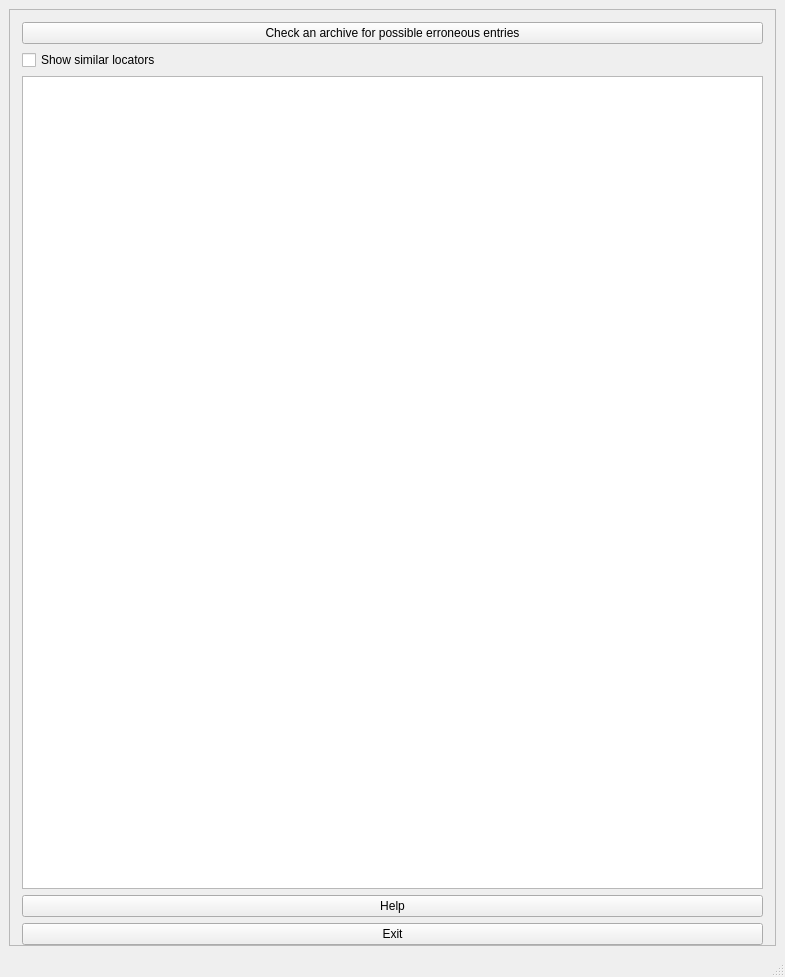
<?xml version="1.0" encoding="UTF-8"?>
<ui version="4.0">
 <class>MainWindow</class>
 <widget class="QMainWindow" name="MainWindow">
  <property name="geometry">
   <rect>
    <x>0</x>
    <y>0</y>
    <width>785</width>
    <height>977</height>
   </rect>
  </property>
  <property name="windowTitle">
   <string>Archive Checker 3.0</string>
  </property>
  <widget class="QWidget" name="centralwidget">
   <layout class="QVBoxLayout" name="verticalLayout">
    <item>
     <widget class="QFrame" name="frame">
      <property name="frameShape">
       <enum>QFrame::StyledPanel</enum>
      </property>
      <property name="frameShadow">
       <enum>QFrame::Raised</enum>
      </property>
      <layout class="QVBoxLayout" name="verticalLayout_2">
       <property name="leftMargin">
        <number>12</number>
       </property>
       <property name="topMargin">
        <number>12</number>
       </property>
       <property name="rightMargin">
        <number>12</number>
       </property>
       <property name="bottomMargin">
        <number>0</number>
       </property>
       <item>
        <widget class="QPushButton" name="pushButtonCheck">
         <property name="text">
          <string>Check an archive for possible erroneous entries</string>
         </property>
         <property name="autoDefault">
          <bool>true</bool>
         </property>
        </widget>
       </item>
       <item>
        <widget class="QCheckBox" name="checkBoxSimilarLocators">
         <property name="text">
          <string>Show similar locators</string>
         </property>
        </widget>
       </item>
       <item>
        <widget class="QTextEdit" name="textEdit"/>
       </item>
       <item>
        <widget class="QPushButton" name="pushButtonHelp">
         <property name="text">
          <string>Help</string>
         </property>
        </widget>
       </item>
       <item>
        <widget class="QPushButton" name="pushButtonExit">
         <property name="text">
          <string>Exit</string>
         </property>
        </widget>
       </item>
      </layout>
     </widget>
    </item>
   </layout>
  </widget>
  <widget class="QMenuBar" name="menubar">
   <property name="geometry">
    <rect>
     <x>0</x>
     <y>0</y>
     <width>785</width>
     <height>43</height>
    </rect>
   </property>
  </widget>
  <widget class="QStatusBar" name="statusbar"/>
 </widget>
 <resources/>
 <connections>
  <connection>
   <sender>pushButtonExit</sender>
   <signal>clicked()</signal>
   <receiver>MainWindow</receiver>
   <slot>close()</slot>
   <hints>
    <hint type="sourcelabel">
     <x>392</x>
     <y>868</y>
    </hint>
    <hint type="destinationlabel">
     <x>392</x>
     <y>488</y>
    </hint>
   </hints>
  </connection>
 </connections>
</ui>
